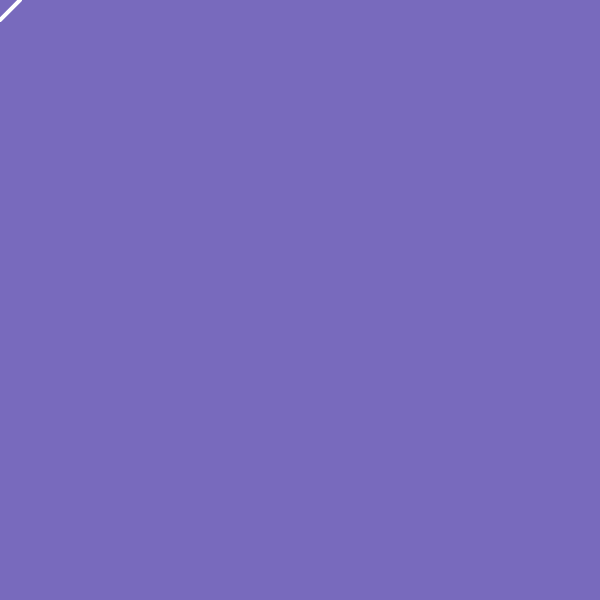
Frame 1 (no input)
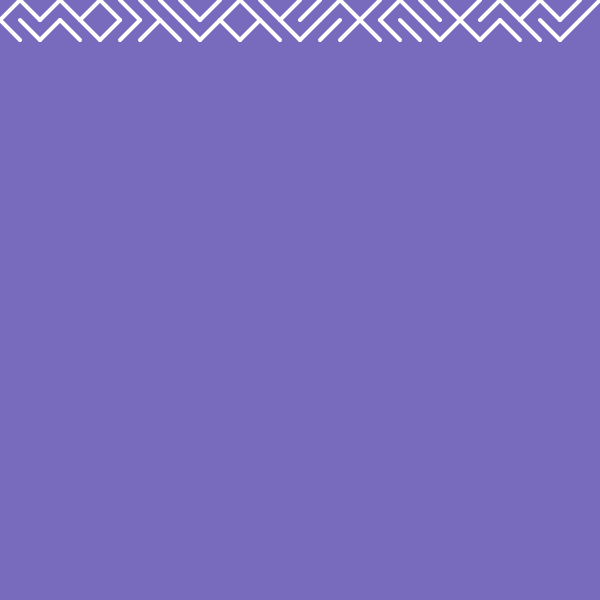
Frame 60 (no input)
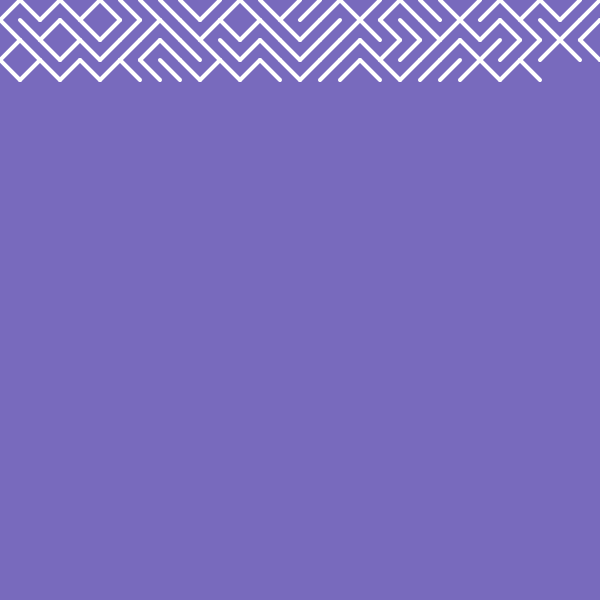
Frame 120 (the mouse pressed at the canvas centre since frame 60)

The p5.js sketch that drew these frames (run headless with seeded random() and noise() and a simulated clock; from frame 60 on, the mouse is pressed at the canvas centre):

// p5.js sketch
// ── sketch.js
//This brought back a lot of memories!! 

var x = 0;
var y = 0;
var spacing = 20;

function setup() {
  // put setup code here
  createCanvas(600, 600);
  background(120, 106, 189);
}

function draw() {
  stroke(255);
  strokeWeight(4);
  if (random(1) < 0.5) {
    line(x, y, x + spacing, y + spacing);
  } else {
    line(x, y + spacing, x + spacing, y);
  }
  x = x + spacing;
  if (x > width) {
    x = 0;
    y = y + spacing;
  }
}
